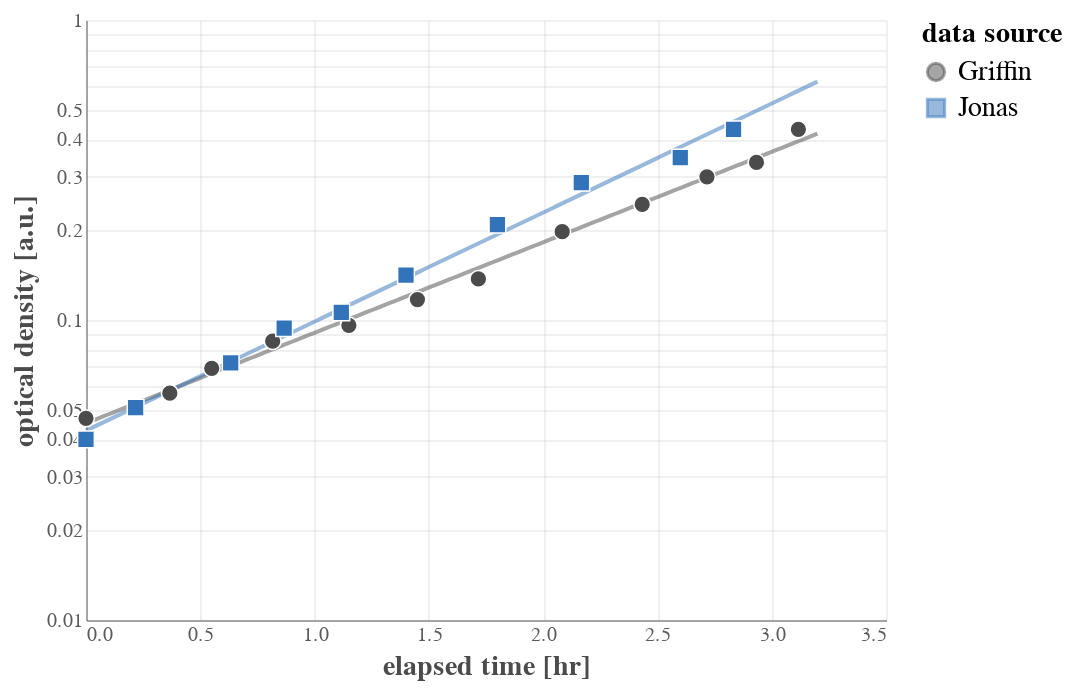

Notebook source saved alongside this figure:
### Markdown cell above
This doesn't look *too* bad, but my data (in black) definitely has a different slope than the gold-standard. On a semi-log scaling, that's not good. Let's do a simple linear regression of the log transform data to see what the slopes are

### Code cell
# Do a stupid fit for now. 
griffin = merged[merged['source']=='Griffin']
jonas = merged[merged['source']=='Jonas']
griffin_slope, griffin_int, _, _, griffin_se = scipy.stats.linregress(griffin['elapsed_time_hr'].values, np.log(griffin['od_600'].values))
jonas_slope, jonas_int, _, _, jonas_se = scipy.stats.linregress(jonas['elapsed_time_hr'].values, np.log(jonas['od_600'].values))


# Compute the fits and make a dataframe
time_range = np.linspace(0, 3.2, 200)
g_fit = griffin_int + griffin_slope * time_range
j_fit = jonas_int + jonas_slope * time_range
griffin_df = pd.DataFrame(np.array([time_range, np.exp(g_fit)]).T, columns=['time', 'y'])
griffin_df['source'] = 'Griffin'
jonas_df = pd.DataFrame(np.array([time_range, np.exp(j_fit)]).T, columns=['time', 'y'])
jonas_df['source'] = 'Jonas'
fit_merge = pd.concat([griffin_df, jonas_df], sort=False)

# Set up the figure
fit_base = alt.Chart(fit_merge).encode(
        x=alt.X(field='time', type='quantitative', title='elapsed time [hr]'),
        y=alt.Y(field='y', type='quantitative', title='optical density [a.u.]',
                scale=alt.Scale(type='log')),
        color=alt.Color(field='source', type='nominal'))

print(f"""
Growth rate (Griffin's data): λ = {griffin_slope:0.2f} ± {griffin_se:0.2f} hr^-1,
Growth rate (Jonas' data): λ = {jonas_slope:0.2f} ± {jonas_se:0.2f} hr^-1
""")
fit_curves = fit_base.mark_line(size=2, opacity=0.5)
fit_curves + points

### Figure 1 — Vega-Lite specification as saved in the notebook (floating-point values rounded to 4 significant figures; data arrays with more than 128 entries replaced by an {"elided": "..."} marker saying what was removed)
{"config": {"background": "white", "group": {"fill": "white"}, "view": {"strokeWidth": 0, "height": 300, "width": 400, "fill": "#ffffff"}, "point": {"size": 40, "filled": true, "opacity": 1, "strokeWidth": 0.75, "stroke": "#FFFFFF"}, "square": {"size": 40, "filled": true, "opacity": 1, "strokeWidth": 0.75, "stroke": "#FFFFFF"}, "circle": {"size": 40, "filled": true, "opacity": 1, "strokeWidth": 0.75, "stroke": "#FFFFFF"}, "line": {"size": 1}, "axis": {"domainColor": "#5b5b5b", "domainWidth": 0.5, "labelColor": "#5b5b5b", "labelFontSize": 10, "labelFont": "Nunito", "titleFont": "Nunito", "titleFontWeight": 700, "titleFontSize": 14, "titleColor": "#4b4b4b", "X": {"titleAnchor": "end"}, "Y": {"titleAnchor": "start"}, "grid": true, "gridColor": "#c1c1c1", "gridWidth": 0.25, "ticks": false}, "range": {"category": ["#4c4b4c", "#3373ba", "#5cb75b", "#d8534f", "#8066ad", "#f0ad4d"]}, "legend": {"labelFontSize": 14, "labelFont": "Nunito", "titleFont": "Nunito", "titleFontSize": 14, "titleFontWeight": 700, "titleFontColor": "#44b4b4b", "symbolSize": 75}, "title": {"font": "Nunito", "fontWeight": 700, "fontSize": 14, "fontColor": "#4b4b4b", "anchor": "start"}}, "layer": [{"data": {"name": "data-3842a822cf2e4e59da4de40e016a794d"}, "mark": {"type": "line", "opacity": 0.5, "size": 2}, "encoding": {"color": {"type": "nominal", "field": "source"}, "x": {"type": "quantitative", "field": "time", "title": "elapsed time [hr]"}, "y": {"type": "quantitative", "field": "y", "scale": {"type": "log"}, "title": "optical density [a.u.]"}}}, {"data": {"name": "data-8d3e1a38470ca3dc4f875e5d79fc5849"}, "mark": {"type": "point", "size": 70}, "encoding": {"color": {"type": "nominal", "field": "source", "title": "data source"}, "shape": {"type": "nominal", "field": "source"}, "x": {"type": "quantitative", "field": "elapsed_time_hr", "title": "elapsed time [hr]"}, "y": {"type": "quantitative", "field": "od_600", "scale": {"type": "log"}, "title": "optical density [a.u.]"}}}], "$schema": "https://vega.github.io/schema/vega-lite/v4.8.1.json", "datasets": {"data-3842a822cf2e4e59da4de40e016a794d": {"elided": "400 records"}, "data-8d3e1a38470ca3dc4f875e5d79fc5849": [{"clock_time": "13:37", "carbon_source": "glucose", "od_600": 0.047, "date": "2021-01-15", "elapsed_time_hr": 0.0, "source": "Griffin"}, {"clock_time": "13:59", "carbon_source": "glucose", "od_600": 0.057, "date": "2021-01-15", "elapsed_time_hr": 0.3667, "source": "Griffin"}, {"clock_time": "14:10", "carbon_source": "glucose", "od_600": 0.069, "date": "2021-01-15", "elapsed_time_hr": 0.55, "source": "Griffin"}, {"clock_time": "14:26", "carbon_source": "glucose", "od_600": 0.085, "date": "2021-01-15", "elapsed_time_hr": 0.8167, "source": "Griffin"}, {"clock_time": "14:46", "carbon_source": "glucose", "od_600": 0.096, "date": "2021-01-15", "elapsed_time_hr": 1.15, "source": "Griffin"}, {"clock_time": "15:04", "carbon_source": "glucose", "od_600": 0.117, "date": "2021-01-15", "elapsed_time_hr": 1.45, "source": "Griffin"}, {"clock_time": "15:21", "carbon_source": "glucose", "od_600": 0.137, "date": "2021-01-15", "elapsed_time_hr": 1.717, "source": "Griffin"}, {"clock_time": "15:43", "carbon_source": "glucose", "od_600": 0.197, "date": "2021-01-15", "elapsed_time_hr": 2.083, "source": "Griffin"}, {"clock_time": "16:04", "carbon_source": "glucose", "od_600": 0.243, "date": "2021-01-15", "elapsed_time_hr": 2.433, "source": "Griffin"}, {"clock_time": "16:21", "carbon_source": "glucose", "od_600": 0.3, "date": "2021-01-15", "elapsed_time_hr": 2.717, "source": "Griffin"}, {"clock_time": "16:34", "carbon_source": "glucose", "od_600": 0.335, "date": "2021-01-15", "elapsed_time_hr": 2.933, "source": "Griffin"}, {"clock_time": "16:43", "carbon_source": "glucose", "od_600": 0.432, "date": "2021-01-15", "elapsed_time_hr": 3.117, "source": "Griffin"}, {"clock_time": "10:43", "carbon_source": "glucose", "od_600": 0.04, "date": null, "elapsed_time_hr": 0.0, "source": "Jonas"}, {"clock_time": "10:56", "carbon_source": "glucose", "od_600": 0.051, "date": null, "elapsed_time_hr": 0.217, "source": "Jonas"}, {"clock_time": "11:21", "carbon_source": "glucose", "od_600": 0.072, "date": null, "elapsed_time_hr": 0.633, "source": "Jonas"}, {"clock_time": "11:35", "carbon_source": "glucose", "od_600": 0.094, "date": null, "elapsed_time_hr": 0.867, "source": "Jonas"}, {"clock_time": "11:50", "carbon_source": "glucose", "od_600": 0.106, "date": null, "elapsed_time_hr": 1.117, "source": "Jonas"}, {"clock_time": "12:07", "carbon_source": "glucose", "od_600": 0.141, "date": null, "elapsed_time_hr": 1.4, "source": "Jonas"}, {"clock_time": "12:31", "carbon_source": "glucose", "od_600": 0.208, "date": null, "elapsed_time_hr": 1.8, "source": "Jonas"}, {"clock_time": "12:53", "carbon_source": "glucose", "od_600": 0.287, "date": null, "elapsed_time_hr": 2.167, "source": "Jonas"}, {"clock_time": "13:09", "carbon_source": "glucose", "od_600": 0.348, "date": null, "elapsed_time_hr": 2.6, "source": "Jonas"}, {"clock_time": "13:23", "carbon_source": "glucose", "od_600": 0.432, "date": null, "elapsed_time_hr": 2.833, "source": "Jonas"}]}}
